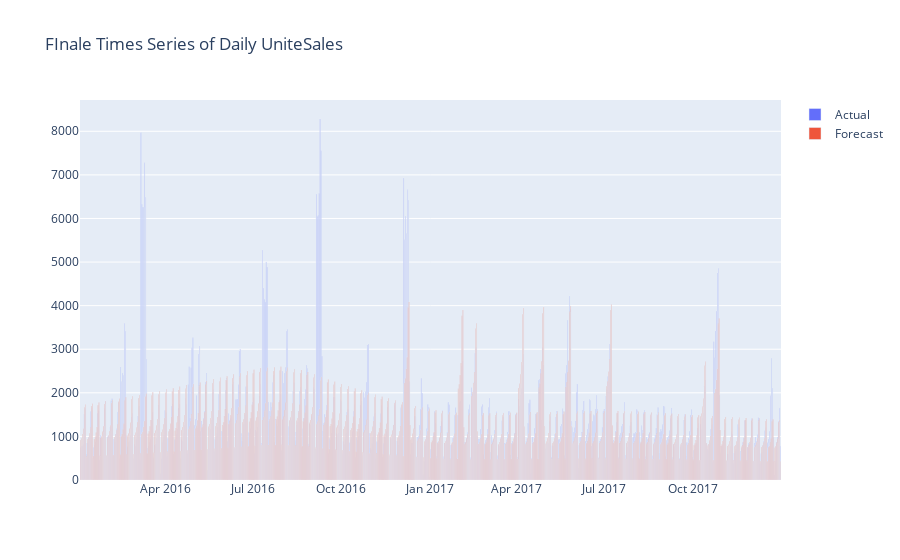
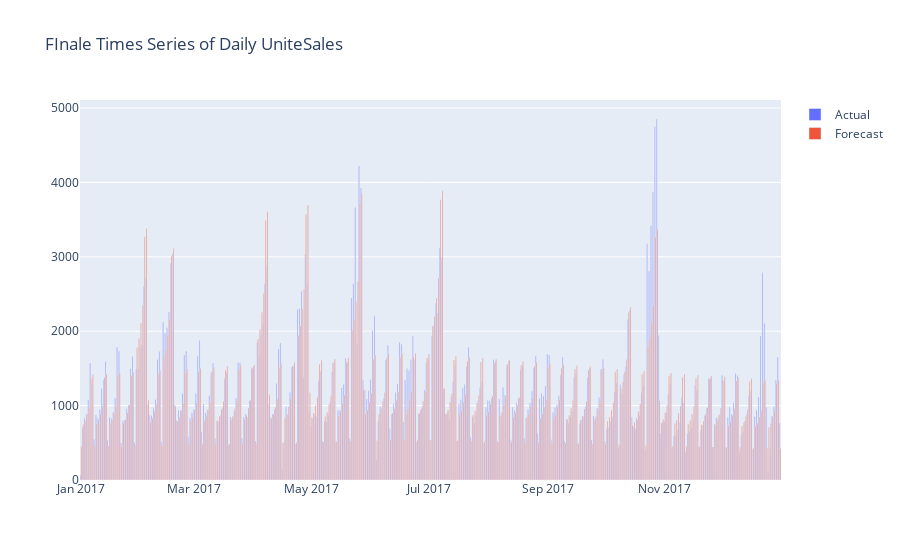

The code cell stored with these charts, in order, in its notebook:
### Markdown cell above
### Logarithm

### Code cell
# class need to be imported at least once before runing it
import sys
from src.ah_forecast_sales.pipeline.fbProphetMultivariate import fbProphetMultivariate
del sys.modules['src.ah_forecast_sales.pipeline.fbProphetMultivariate']
from src.ah_forecast_sales.pipeline.fbProphetMultivariate import fbProphetMultivariate

## Based on the full Dataset 2016/2017
print('Model based on 2016 and 2017 data')
fb_prophet_forecast = fbProphetMultivariate(
    itemNumberSample,
    start_date = '2018-01-01',
    regressors = ['CommunicationChannelCode'],
    log=True


)
print('The RMSE is {}'. format(fb_prophet_forecast.rmse))
print('The NRMSE is {}'. format(fb_prophet_forecast.nrmse))

fb_prophet_forecast.get_vizualisation_metrics().show()

## Based on the last year of the dataset
print('Model based on 2017 data')
tmp = itemNumberSample[
    itemNumberSample.years=='2017'
].copy()
fb_prophet_forecast = fbProphetMultivariate(
    tmp,
    start_date = '2018-01-01',
    regressors = ['CommunicationChannelCode'],
    log=True
    
)
print('The RMSE is {}'. format(fb_prophet_forecast.rmse))
print('The NRMSE is {}'. format(fb_prophet_forecast.nrmse))

fb_prophet_forecast.get_vizualisation_metrics().show()

### Figure 1 — Plotly figure (JSON) as saved in the notebook; plotly's stock layout.template omitted (floating-point values rounded to 4 significant figures; data arrays with more than 128 entries replaced by an {"elided": "..."} marker saying what was removed)
{"data": [{"name": "Actual", "type": "bar", "x": {"elided": "728 str values"}, "y": {"elided": "728 int values"}}, {"name": "Forecast", "type": "bar", "x": {"elided": "728 str values"}, "y": {"elided": "728 float values"}}], "layout": {"title": {"text": "FInale Times Series of Daily UniteSales"}}}

### Figure 2 — Plotly figure (JSON) as saved in the notebook; plotly's stock layout.template omitted (floating-point values rounded to 4 significant figures; data arrays with more than 128 entries replaced by an {"elided": "..."} marker saying what was removed)
{"data": [{"name": "Actual", "type": "bar", "x": {"elided": "365 str values"}, "y": {"elided": "365 int values"}}, {"name": "Forecast", "type": "bar", "x": {"elided": "365 str values"}, "y": {"elided": "365 float values"}}], "layout": {"title": {"text": "FInale Times Series of Daily UniteSales"}}}
